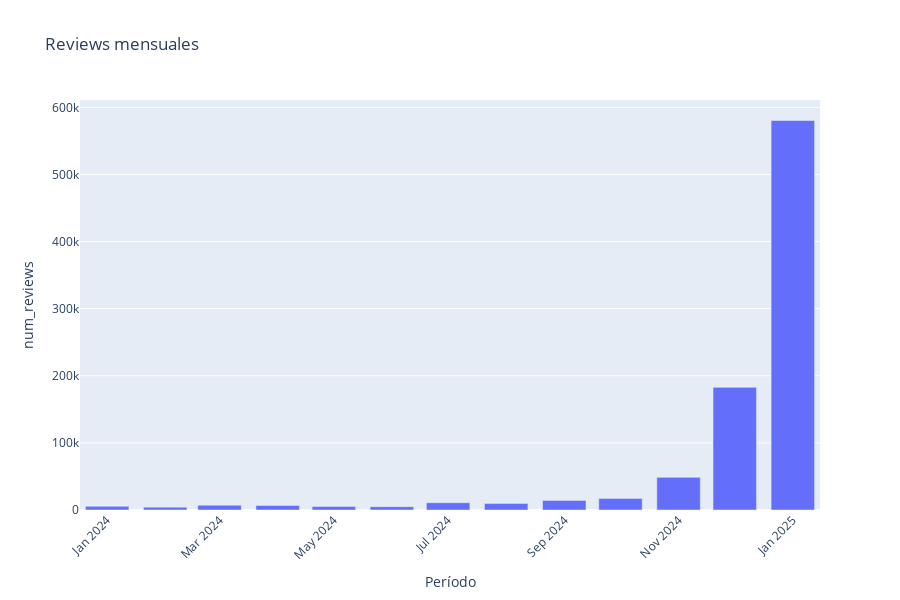

Notebook source saved alongside this figure:
### Code cell
fig = px.bar(
    x=[f"{row.year}-{row.month:02d}" for row in reviews_por_mes_2024.itertuples()],
    y=reviews_por_mes_2024["num_reviews"],
    labels={"x": "Período", "y": "num_reviews"},
    title="Reviews mensuales",
    height=600,
)

fig.update_layout(xaxis_tickangle=-45)  # opcional, inclina etiquetas
fig.show()

### Figure 1 — Plotly figure (JSON) as saved in the notebook; plotly's stock layout.template omitted (floating-point values rounded to 4 significant figures)
{"data": [{"hovertemplate": "Período=%{x}<br>num_reviews=%{y}<extra></extra>", "legendgroup": "", "marker": {"color": "#636efa", "pattern": {"shape": ""}}, "name": "", "orientation": "v", "showlegend": false, "textposition": "auto", "type": "bar", "x": ["2024-01", "2024-02", "2024-03", "2024-04", "2024-05", "2024-06", "2024-07", "2024-08", "2024-09", "2024-10", "2024-11", "2024-12", "2025-01"], "xaxis": "x", "y": [5418, 4267, 7171, 6767, 5186, 4965, 10832, 9783, 14340, 17243, 48670, 182797, 580395], "yaxis": "y"}], "layout": {"barmode": "relative", "height": 600, "legend": {"tracegroupgap": 0}, "title": {"text": "Reviews mensuales"}, "xaxis": {"anchor": "y", "domain": [0, 1], "tickangle": -45, "title": {"text": "Período"}}, "yaxis": {"anchor": "x", "domain": [0, 1], "title": {"text": "num_reviews"}}}}
